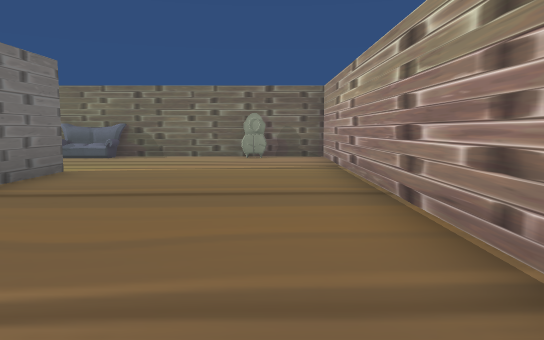
[1] (above)

19 first-person views from a walk through a Unity game level. The camera is 1.4 m above the floor, tilts 6° down and sees 70° across. The floor is counted in squares, 2 m on a side. Each view is taken from the middle of a square. On the plan, view 1 faces up. The plan holds only what a view shows up to about 11 squares ahead; the rest is blank. The player character is not drawn. Some surface patterns are stand-ins.

[2]
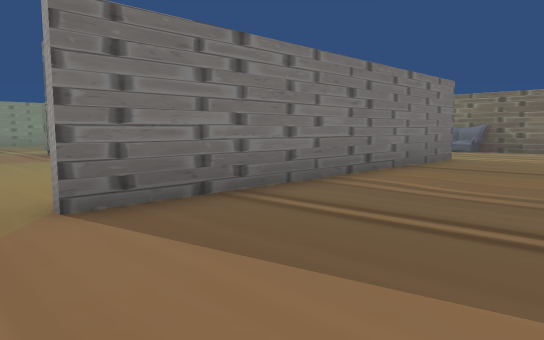

[3]
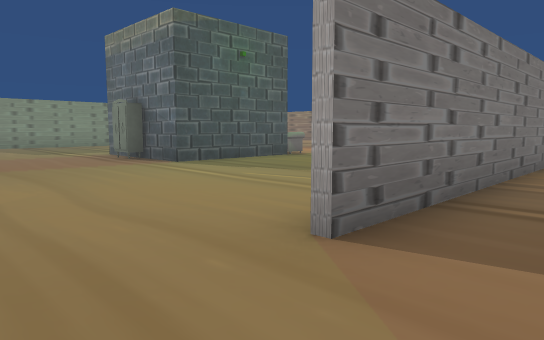

[4]
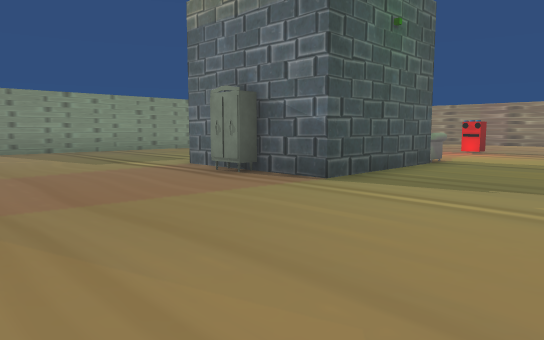

[5]
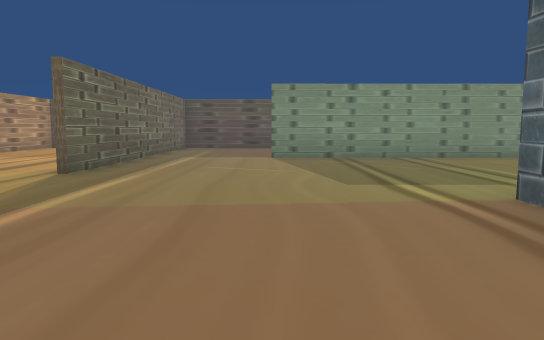

[6]
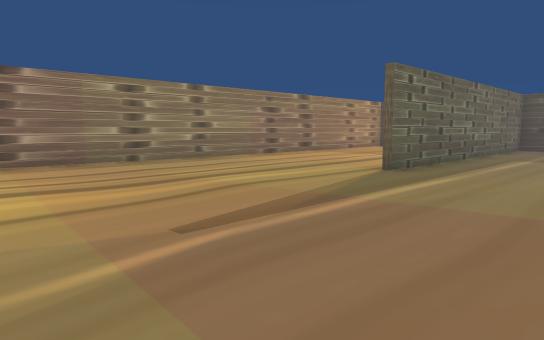

[7]
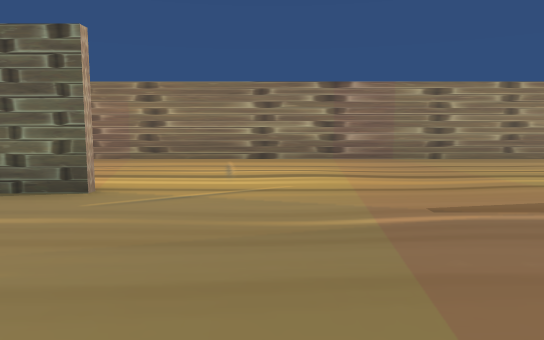

[8]
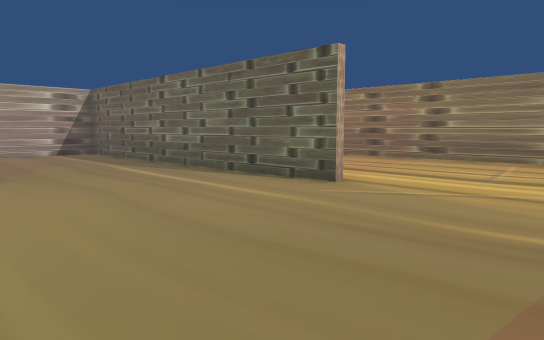

[9]
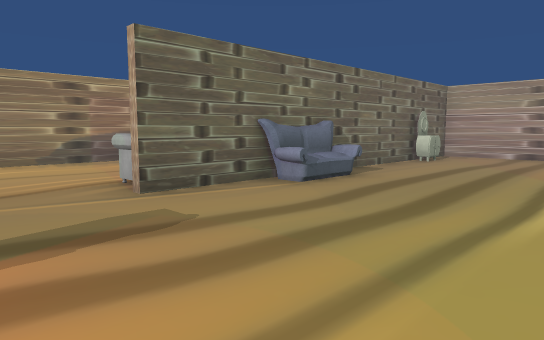

[10]
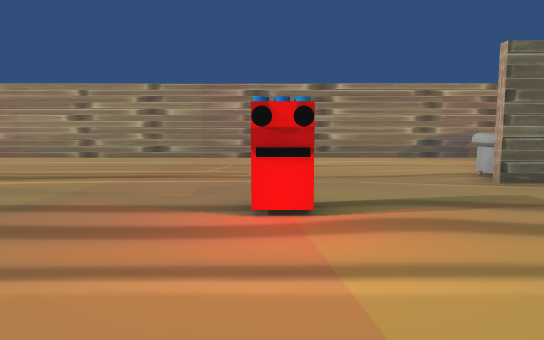

[11]
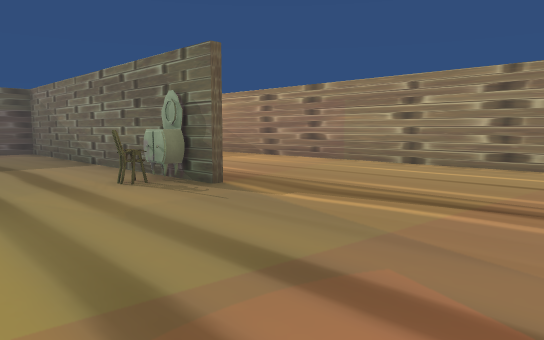

[12]
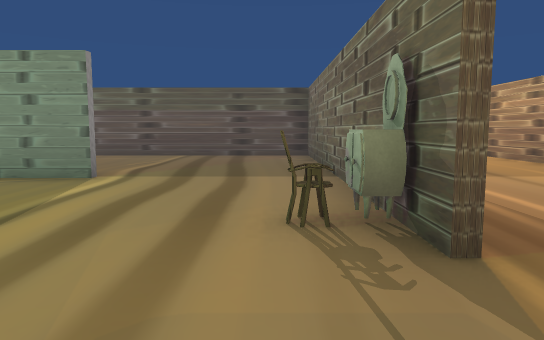

[13]
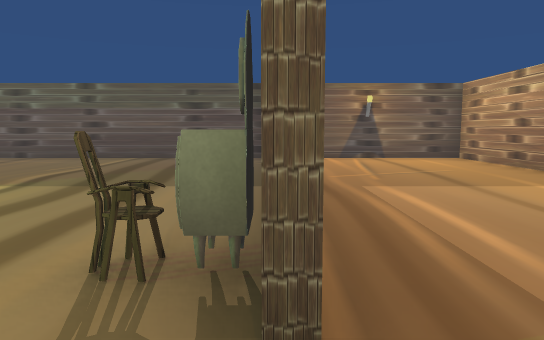

[14]
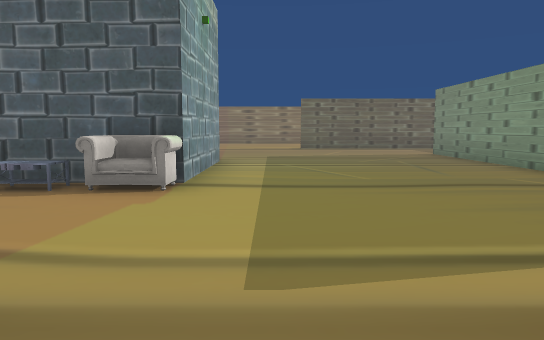

[15]
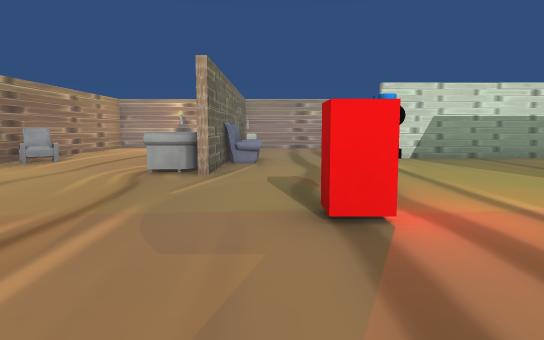

[16]
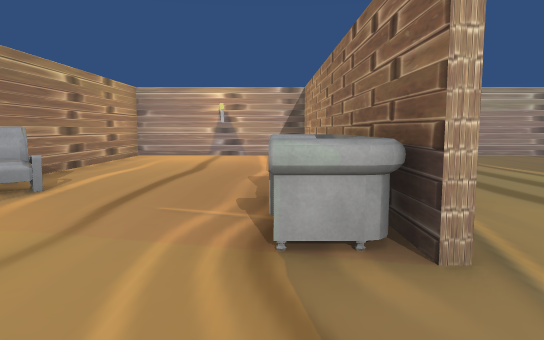

[17]
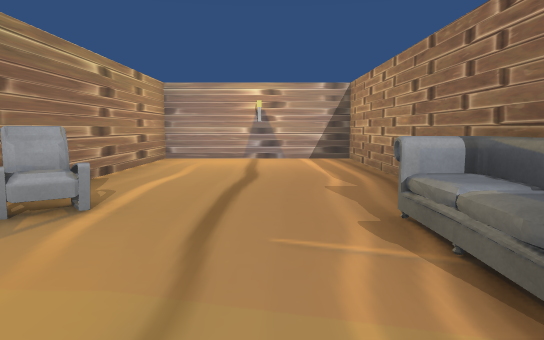

[18]
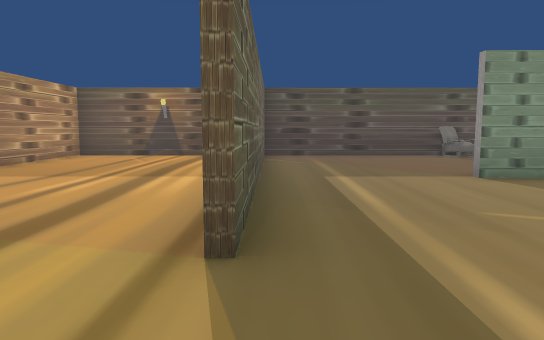

[19]
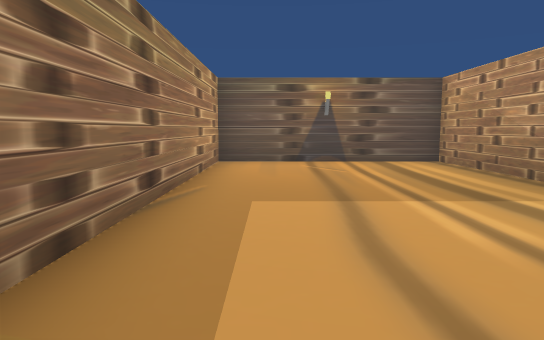

### Floor plan
Points are (right, up) in squares from view 1. A wall is a line through its corners. A room is listed if a view was taken in it or the views show most of it. See-through windows are left out.
Room 1 (views 1, 2, 3, 4, 5, 6, 7, 8, 9, 10, 11, 12, 13, 14, 15, 16, 17, 18, 19)
walls: (-9.3, 3.5) (-9.3, 0.5) (-10.9, 0.5); (-12, 0.5) (-12.9, 0.5) (-12.9, 3.6); (-3.6, 2.4) (-3.6, 6); (-3.4, 6.5) (-3.4, -2.1); (-7, -5.2) (1.3, -5.2) (1.3, -3); (-7.1, 10.1) (1.3, 10.1) (1.3, 14.6) (-9, 14.6); (1.3, 1.8) (1.3, 10) (-7.1, 10); (-18.6, 6.5) (-18.6, -2.1); (-16.4, 10) (-23.4, 10) (-23.4, 3.4); (-10.5, 14.6) (-23.4, 14.6) (-23.4, 11.2); (-20.1, -5.4) (-23.5, -5.4); (-23.4, 0.5) (-23.4, -10.2) (-3.6, -10.2); (-23, -5.2) (-15, -5.2)
objects: other object (-23, 0); chair (-16, 9); other object (-16, 10); other object (-12, 4); closet (-11, 0); table (-11, 4); other object (-10, 4); other object (-10, 8); other object (-7, 11) to (-5, 11); other object (-5, 10); other object (-5, 14); other object (0, 10)

Where each view was taken, in squares from view 1:
view 1: 0 up, 0 right, facing up
view 2: 3 down, 0 right, facing up-left
view 3: 4 down, 2 left, facing up-left
view 4: 4 down, 6 left, facing up-left
view 5: 2 down, 9 left, facing left
view 6: 2 down, 9 left, facing down-left
view 7: 1 down, 9 left, facing down
view 8: 1 down, 10 left, facing down-right
view 9: 6 up, 9 left, facing up-right
view 10: 5 up, 10 left, facing up
view 11: 7 up, 11 left, facing up-left
view 12: 9 up, 13 left, facing left
view 13: 10 up, 14 left, facing left
view 14: 9 up, 14 left, facing down
view 15: 9 up, 13 left, facing right
view 16: 11 up, 9 left, facing right
view 17: 12 up, 8 left, facing right
view 18: 5 down, 13 left, facing left
view 19: 9 down, 15 left, facing left
